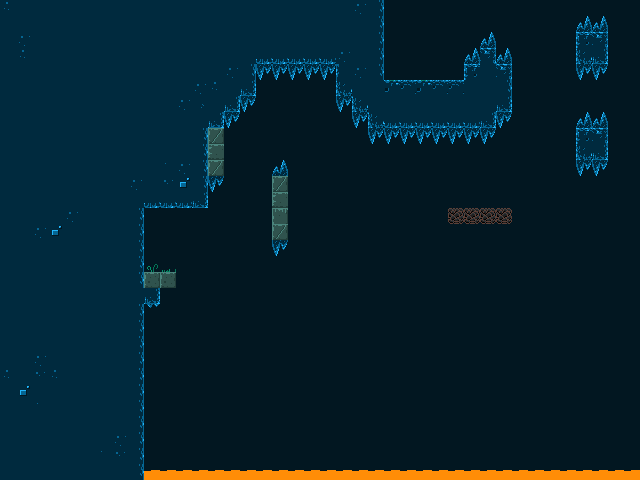

The image is a tile-based game level rendered from a .tmx file. Its description and source (layers, tilesets, objects; grid data summarised) follow:
An orthogonal 40x30 tile map with 16x16 px tiles, 6 tile layers (backgroundLayer, stageLayer, trapsLayer, fragileLayer, ...), 4 tilesets and 11 objects (9x secret, playerStart, portal).

<map version="1.0" orientation="orthogonal" renderorder="right-down" width="40" height="30" tilewidth="16" tileheight="16" nextobjectid="24">
 <tileset firstgid="1" name="stageTiles" tilewidth="16" tileheight="16" tilecount="60" columns="10">
  <image source="../assets/img/tiles.png" width="160" height="96" />
 </tileset>
 <tileset firstgid="61" name="playerTiles" tilewidth="16" tileheight="16" tilecount="16" columns="4">
  <image source="../assets/img/player.png" width="64" height="64" />
 </tileset>
 <tileset firstgid="77" name="itemsTiles" tilewidth="16" tileheight="16" tilecount="16" columns="4">
  <image source="../assets/img/items.png" width="64" height="64" />
 </tileset>
 <tileset firstgid="93" name="secret" tilewidth="16" tileheight="16" tilecount="6" columns="6">
  <image source="../assets/img/secret.png" width="96" height="16" />
 </tileset>
 <layer name="backgroundLayer" width="40" height="30">
  <data>[1200 cells, 1200 non-empty, 12 distinct tile ids]</data>
 </layer>
 <objectgroup name="objectsLayer">
  <object id="1" name="Player" type="playerStart" gid="66" x="167" y="268" width="16" height="16" />
  <object id="8" name="Portal" type="portal" gid="79" x="403" y="80" width="16" height="16">
   <properties>
    <property name="animated" type="bool" value="true" />
    <property name="sprite" value="portal" />
    <property name="targetTilemap" value="6" />
   </properties>
  </object>
  <object id="14" name="Secret" type="secret" gid="93" x="288" y="216" width="16" height="16">
   <properties>
    <property name="animated" type="bool" value="true" />
    <property name="sprite" value="secret" />
   </properties>
  </object>
  <object id="16" name="Secret" type="secret" gid="93" x="224" y="160" width="16" height="16">
   <properties>
    <property name="animated" type="bool" value="true" />
    <property name="sprite" value="secret" />
   </properties>
  </object>
  <object id="17" name="Secret" type="secret" gid="93" x="324" y="189" width="16" height="16">
   <properties>
    <property name="animated" type="bool" value="true" />
    <property name="sprite" value="secret" />
   </properties>
  </object>
  <object id="18" name="Secret" type="secret" gid="93" x="358" y="171" width="16" height="16">
   <properties>
    <property name="animated" type="bool" value="true" />
    <property name="sprite" value="secret" />
   </properties>
  </object>
  <object id="19" name="Secret" type="secret" gid="93" x="396" y="172" width="16" height="16">
   <properties>
    <property name="animated" type="bool" value="true" />
    <property name="sprite" value="secret" />
   </properties>
  </object>
  <object id="20" name="Secret" type="secret" gid="93" x="430" y="180" width="16" height="16">
   <properties>
    <property name="animated" type="bool" value="true" />
    <property name="sprite" value="secret" />
   </properties>
  </object>
  <object id="21" name="Secret" type="secret" gid="93" x="560" y="149" width="16" height="16">
   <properties>
    <property name="animated" type="bool" value="true" />
    <property name="sprite" value="secret" />
   </properties>
  </object>
  <object id="22" name="Secret" type="secret" gid="93" x="512" y="94" width="16" height="16">
   <properties>
    <property name="animated" type="bool" value="true" />
    <property name="sprite" value="secret" />
   </properties>
  </object>
  <object id="23" name="Secret" type="secret" gid="93" x="560" y="55" width="16" height="16">
   <properties>
    <property name="animated" type="bool" value="true" />
    <property name="sprite" value="secret" />
   </properties>
  </object>
 </objectgroup>
 <layer name="stageLayer" width="40" height="30">
  <data>[1200 cells, 76 non-empty, 13 distinct tile ids]</data>
 </layer>
 <layer name="trapsLayer" width="40" height="30">
  <data>[1200 cells, 64 non-empty, 4 distinct tile ids]</data>
 </layer>
 <layer name="fragileLayer" width="40" height="30">
  <data>[1200 cells, 4 non-empty, 1 distinct tile ids]</data>
 </layer>
 <layer name="drillLayer" width="40" height="30">
  <data>[1200 cells, 0 non-empty, 0 distinct tile ids]</data>
 </layer>
 <layer name="springLayer" width="40" height="30">
  <data>[1200 cells, 0 non-empty, 0 distinct tile ids]</data>
 </layer>
</map>
